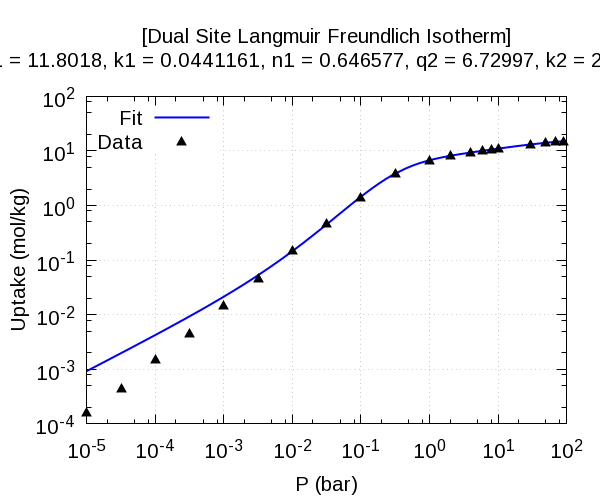

This chart was generated by the following gnuplot code:
set title"[Dual Site Langmuir Freundlich Isotherm]\n[Parameters] q1 = 11.8018, k1 = 0.0441161, n1 = 0.646577, q2 = 6.72997, k2 = 2.85204, n2 = 1.29662"
set term pngcairo size 600,500 font 'Arial,15'
set output "4800.dat.png"
set xtics format '10^{%L}'
set ytics format '10^{%L}'
set xlabel 'P (bar)'
set ylabel 'Uptake (mol/kg)'
set style line 1 lc rgb 'blue'  lw 2
set style line 2 lc rgb 'black' ps 1.5 pt 9
set grid
set key left
set logscale xy
plot '-' w l ls 1 title 'Fit', '-' w p ls 2 title 'Data'
          1e-05    0.000926214
       1.44e-05     0.00117537
       1.88e-05      0.0013996
       2.32e-05      0.0016067
       2.76e-05     0.00180103
        3.2e-05     0.00198532
       4.56e-05     0.00250879
       5.92e-05     0.00298339
       7.28e-05     0.00342428
       8.64e-05     0.00384002
         0.0001     0.00423601
      0.0001432     0.00539908
      0.0001864     0.00646228
      0.0002296      0.0074576
      0.0002728     0.00840285
       0.000316     0.00930921
      0.0004528      0.0119966
      0.0005896      0.0144954
      0.0007264      0.0168694
      0.0008632      0.0191536
          0.001      0.0213699
      0.0014324      0.0280686
      0.0018648       0.034469
      0.0022972      0.0406876
      0.0027296      0.0467864
       0.003162      0.0528028
       0.003162      0.0528028
      0.0045296       0.071521
      0.0058972      0.0900255
      0.0072648        0.10848
      0.0086324       0.126962
           0.01       0.145508
      0.0143246       0.204753
      0.0186492       0.264978
      0.0229738       0.326109
      0.0272984       0.388014
       0.031623       0.450552
       0.031623       0.450552
      0.0452984       0.651067
      0.0589738       0.853286
      0.0726492        1.05479
      0.0863246        1.25387
            0.1        1.44933
       0.143246         2.0357
       0.186491        2.56669
       0.229737        3.04159
       0.272982        3.46449
       0.316228        3.84102
       0.452982        4.78946
       0.589737        5.47697
       0.726491        5.99725
       0.863246        6.40647
              1        6.73898
            1.2        7.13049
            1.4        7.44492
            1.6        7.70652
            1.8        7.93019
              2        8.12557
              2        8.12557
            2.4         8.4556
            2.8        8.72914
            3.2        8.96386
            3.6        9.17025
              4        9.35503
              4        9.35503
            4.4        9.52272
            4.8        9.67653
            5.2        9.81878
            5.6        9.95125
              6        10.0753
            6.4        10.1921
            6.8        10.3024
            7.2        10.4069
            7.6        10.5064
              8        10.6012
            8.4        10.6918
            8.8        10.7786
            9.2        10.8618
            9.6        10.9419
             10        11.0189
             14         11.663
             18        12.1513
             22        12.5426
             26        12.8671
             30        13.1431
             34        13.3821
             38         13.592
             42        13.7785
             46        13.9458
             50        14.0971
             54        14.2349
             58        14.3611
             62        14.4772
             66        14.5847
             70        14.6844
             74        14.7774
             78        14.8643
             82        14.9459
             86        15.0226
e
          1e-05        0.00016
        3.2e-05       0.000443
         0.0001       0.001508
       0.000316       0.004549
          0.001       0.014569
       0.003162       0.046893
           0.01        0.14976
       0.031623       0.463649
            0.1        1.43068
       0.316228        3.84525
              1        6.79655
              2        8.12735
              4        9.29938
              6        10.0249
              8        10.5835
             10        11.0233
             30        13.2431
             50        14.1658
             70        14.6745
             90         15.004
